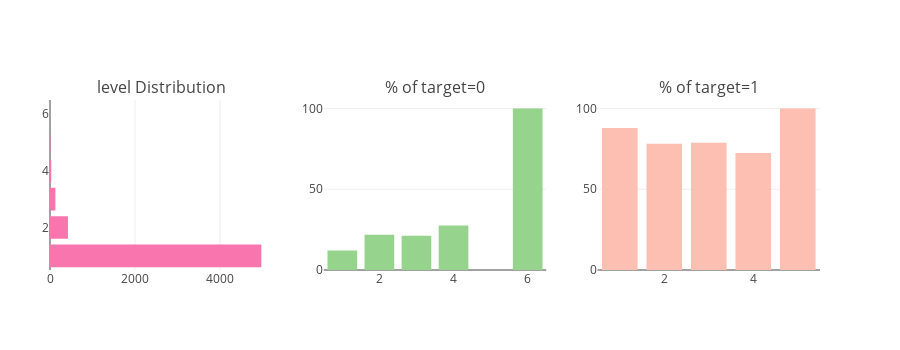

Notebook cell for this chart:
### Code cell
utils.catAndTrgt(jlr_df, 'level')

### Figure 1 — Plotly figure (JSON) as saved in the notebook; plotly's stock layout.template omitted (floating-point values rounded to 4 significant figures)
{"data": [{"marker": {"color": "#f975ae"}, "orientation": "h", "type": "bar", "uid": "20c7cfd0-9fc0-11e8-9968-6c40089fb510", "x": [1, 7, 29, 127, 422, 4969], "xaxis": "x", "y": [6, 5, 4, 3, 2, 1], "yaxis": "y"}, {"marker": {"color": "#96D38C"}, "name": "Target : 0", "type": "bar", "uid": "20c8e59e-9fc0-11e8-ae68-6c40089fb510", "x": [6, 4, 2, 3, 1], "xaxis": "x2", "y": [100, 27.59, 21.8, 21.26, 12.01], "yaxis": "y2"}, {"marker": {"color": "#FEBFB3"}, "name": "Target : 1", "type": "bar", "uid": "20c9f666-9fc0-11e8-806a-6c40089fb510", "x": [5, 1, 3, 2, 4], "xaxis": "x3", "y": [100, 87.99, 78.74, 78.2, 72.41], "yaxis": "y3"}], "layout": {"annotations": [{"font": {"size": 16}, "showarrow": false, "text": "level Distribution", "x": 0.1444, "xanchor": "center", "xref": "paper", "y": 1, "yanchor": "bottom", "yref": "paper"}, {"font": {"size": 16}, "showarrow": false, "text": "% of target=0", "x": 0.5, "xanchor": "center", "xref": "paper", "y": 1, "yanchor": "bottom", "yref": "paper"}, {"font": {"size": 16}, "showarrow": false, "text": "% of target=1", "x": 0.8556, "xanchor": "center", "xref": "paper", "y": 1, "yanchor": "bottom", "yref": "paper"}], "height": 350, "margin": {"l": 50}, "showlegend": false, "xaxis": {"anchor": "y", "domain": [0, 0.2889]}, "xaxis2": {"anchor": "y2", "domain": [0.3556, 0.6444]}, "xaxis3": {"anchor": "y3", "domain": [0.7111, 1]}, "yaxis": {"anchor": "x", "domain": [0, 1]}, "yaxis2": {"anchor": "x2", "domain": [0, 1]}, "yaxis3": {"anchor": "x3", "domain": [0, 1]}}}
